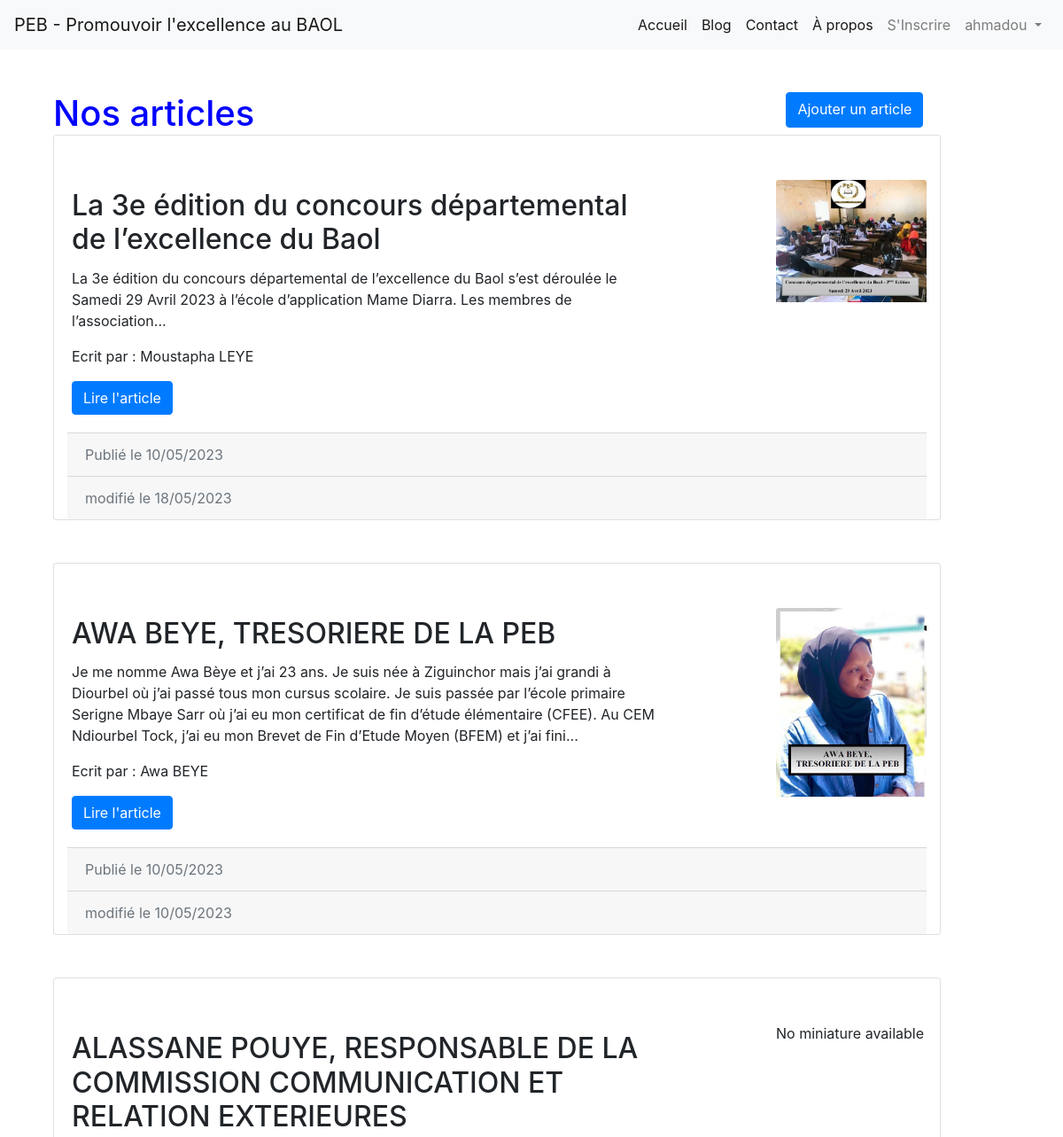
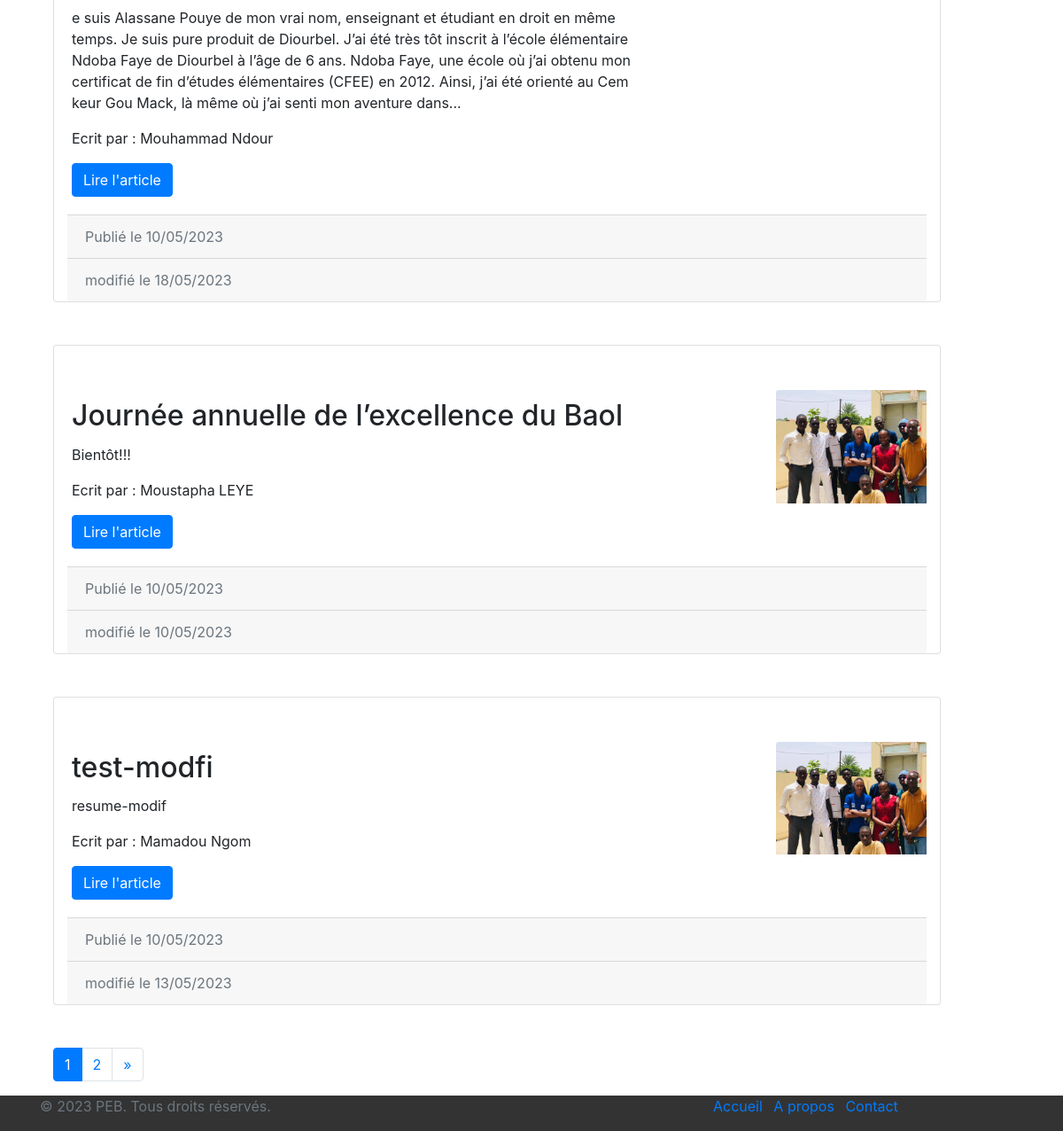
The page /articles/ (signed in) on the database its author committed (2 pictures, top to bottom).
### blog_peb/models.py (models this page shows)
class Article(models.Model):
    titre = models.CharField(max_length=200)
    resume = models.TextField()
    miniature = models.ImageField()
    contenu = models.TextField()
    auteur = models.CharField(max_length=100)
    date_creation = models.DateTimeField(auto_now_add=True)
    date_mise_a_jour = models.DateTimeField(auto_now=True)

### blog_peb/views.py (the view)
# urls.py: path('articles/', blog, name='blog'),
def blog(request):
    articles_list = Article.objects.all().order_by('date_creation')
    paginator = Paginator(articles_list, 5) # 5 articles par page
    page = request.GET.get('page')
    articles = paginator.get_page(page)
    return render(request, 'blog.html', {'articles': articles})

### blog_peb/templates/blog.html (shortened to what this page needs)
{% extends 'base.html' %}
{% block content %}
<div  class="container mt-6">
  <div style="display:flex; height: 40px;" class="mb-2">
    <h1 class="mb-4">Nos articles</h1>
    <a style="margin-left: 600px;"  href=" {% url 'create_article' %}" class="btn btn-primary">Ajouter un article</a>
  </div>
  {% for article in articles %}
  <div style="display:table;" class="card mb-5">
<div style="height: 150px; width: 200px; margin-left: 800px; margin-top: 50px; " class="container">
    {% if article.miniature %}
    <img src="{{ article.miniature.url }}" class="card-img-top" alt="{{ article.titre }}">
    {% else %}
    <p>No miniature available</p>
    {% endif %}
  </div>
    <div style="width:700px;margin-top:-160px;" class="card-body">
      <h2 class="card-title">{{ article.titre }}</h2>
      <p  class="card-text">{{ article.resume }}</p>
      <p>Ecrit par : {{ article.auteur}}</p>
      <a href="{% url 'detail_article' id=article.id %}" class="btn btn-primary">Lire l'article</a>
    </div>
    <div class="container">
    <div class="card-footer text-muted">
      Publié le {{ article.date_creation|date:'d/m/Y' }}
    </div>
    <div class="card-footer text-muted">
        modifié le {{ article.date_mise_a_jour|date:'d/m/Y' }}
    </div>
  </div>
  </div>
  {% empty %}
  <p>Aucun article pour le moment.</p>
  {% endfor %}
  {% if articles.has_other_pages %}
  <nav aria-label="Page navigation">
    <ul class="pagination">
      {% for num in articles.paginator.page_range %}
      {% if articles.number == num %}
      <li class="page-item active"><a class="page-link" href="#">{{ num }}</a></li>
      {% elif num > articles.number|add:'-3' and num < articles.number|add:'3' %}
      <li class="page-item"><a class="page-link" href="?page={{ num }}">{{ num }}</a></li>
      {% endif %}
      {% endfor %}
      {% if articles.has_next %}
      <li class="page-item"><a class="page-link" href="?page={{ articles.next_page_number }}">&raquo;</a></li>
      {% endif %}
    </ul>
  </nav>
  {% endif %}
</div>
{% endblock %}

### blog_peb/templates/base.html (shortened to what this page needs)
{% load static %}
<!DOCTYPE html>
<html lang="en">
<head>
    <link rel="stylesheet" href="{% static "css/base.css" %}">
    <link rel="stylesheet" href="https://stackpath.bootstrapcdn.com/bootstrap/4.3.1/css/bootstrap.min.css">
</head>
<body>
  <nav class="navbar navbar-expand-lg navbar-light bg-light">
    <a class="navbar-brand" href="{% url 'accueil' %}">PEB - Promouvoir l'excellence au BAOL</a>
    <div class="collapse navbar-collapse" id="navbarNav">
      <ul class="navbar-nav ml-auto" >
        <li class="nav-item active">
          <a class="nav-link" href="{% url 'accueil' %}">Accueil</a>
        </li>
       <li class="nav-item active" >
          <a class="nav-link" href="{% url 'blog' %}">Blog</a>
        </li>
        <li class="nav-item active" >
          <a class="nav-link" href="{% url 'contact' %}">Contact</a>
        </li>
        <li class="nav-item active">
          <a class="nav-link" href="{% url 'about' %}">À propos</a>
        </li>
        <li class="nav-item"><a class="nav-link" href="{%url 'register_view' %}">S'Inscrire</a></li>
        {% if request.user.is_authenticated %}
        <li style="margin-left: 0 px;" class="nav-item dropdown">
          <a
            class="nav-link dropdown-toggle"
            href="#"
            role="button"
            data-toggle="dropdown"
            aria-expanded="false"
          >
          {% if user.is_authenticated %}
          {{ user.username }}
          {% endif %}
          </a>
        </li>
          {% else %}
          <li class="nav-item"><a href="{% url 'login_view' %}" class="nav-link">Connexion</a></li>
        {% endif %}
      </ul>
    </div>
  </nav>
  <div class="container mt-5">
      {% block content %}{% endblock %}
  </div>
  <footer class="footer">
    <div class="container">
      <div class="row">
        <div class="col-lg-8">
          <p class="text-muted">© 2023 PEB. Tous droits réservés.</p>
        </div>
        <div class="col-lg-4">
          <ul class="list-inline mb-0">
            <li class="list-inline-item"><a href="{% url 'accueil' %}">Accueil</a></li>
            <li class="list-inline-item"><a href="{% url 'about' %}">A propos</a></li>
            <li class="list-inline-item"><a href="{% url 'contact' %}">Contact</a></li>
          </ul>
        </div>
      </div>
    </div>
  </footer>
</body>
</html>

### blog_peb/static/css/base.css (style rules this page uses)
.footer { background-color: #333; }
h1, h3 { color: blue; }
body { font-family: 'Open Sans', sans-serif; }

### rows shown on the page
Article: miniature (picture), titre "La 3e édition du concours départemental de l’excellence du Baol", resume "La 3e édition du concours départemental de l’excellence du Baol s’est déroulée le Samedi 29 Avril 2023 à l’école d’application Mame Diarra. Les membres de l’association...", auteur "Moustapha LEYE", date_creation "10/05/2023", date_mise_a_jour "18/05/2023"
Article: miniature (picture), titre "AWA BEYE, TRESORIERE DE LA PEB", resume "Je me nomme Awa Bèye et j’ai 23 ans. Je suis née à Ziguinchor mais j’ai grandi à Diourbel où j’ai passé tous mon cursus scolaire. Je suis passée par l’école primaire Serigne Mbaye Sarr où j’ai eu mon certificat de fin d’étude élémentaire (CFEE). Au CEM Ndiourbel Tock, j’ai eu mon Brevet de Fin d’Etude Moyen (BFEM) et j’ai fini...", auteur "Awa BEYE", date_creation "10/05/2023", date_mise_a_jour "10/05/2023"
Article: miniature "No miniature available", titre "ALASSANE POUYE, RESPONSABLE DE LA COMMISSION COMMUNICATION ET RELATION EXTERIEURES", resume "e suis Alassane Pouye de mon vrai nom, enseignant et étudiant en droit en même temps. Je suis pure produit de Diourbel. J’ai été très tôt inscrit à l’école élémentaire Ndoba Faye de Diourbel à l’âge de 6 ans. Ndoba Faye, une école où j’ai obtenu mon certificat de fin d’études élémentaires (CFEE) en 2012. Ainsi, j’ai été orienté au Cem keur Gou Mack, là même où j’ai senti mon aventure dans...", auteur "Mouhammad Ndour", date_creation "10/05/2023", date_mise_a_jour "18/05/2023"
Article: miniature (picture), titre "Journée annuelle de l’excellence du Baol", resume "Bientôt!!!", auteur "Moustapha LEYE", date_creation "10/05/2023", date_mise_a_jour "10/05/2023"
Article: miniature (picture), titre "test-modfi", resume "resume-modif", auteur "Mamadou Ngom", date_creation "10/05/2023", date_mise_a_jour "13/05/2023"

### other values the page prints
{{ user.username }} "ahmadou"
{{ num }} "1"
{{ num }} "2"
